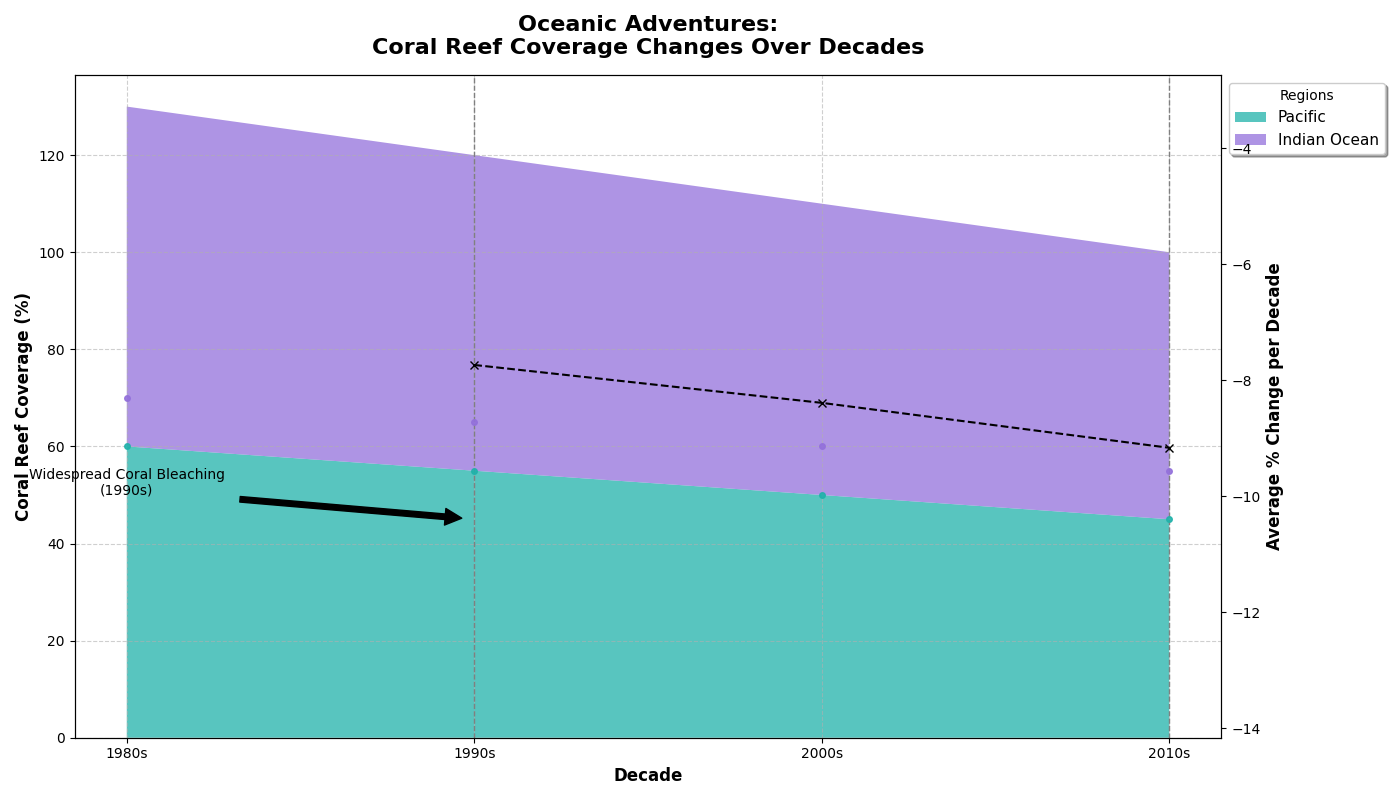

This chart was generated by the following Python code:
import matplotlib.pyplot as plt
import numpy as np

# Data preparation
decades = np.array(['1980s', '1990s', '2000s', '2010s'])
# Removing Caribbean data
# caribbean_reef = np.array([40, 35, 30, 25])
pacific_reef = np.array([60, 55, 50, 45])
indian_ocean_reef = np.array([70, 65, 60, 55])

# Stack the data for plotting
reef_data = np.vstack([pacific_reef, indian_ocean_reef])

# Plot the stacked area chart
fig, ax = plt.subplots(figsize=(14, 8))
ax.stackplot(decades, reef_data, labels=['Pacific', 'Indian Ocean'], 
             colors=['#20B2AA', '#9370DB'], alpha=0.75)

# Customize the chart with title and labels
ax.set_title('Oceanic Adventures:\nCoral Reef Coverage Changes Over Decades', fontsize=16, weight='bold', pad=15)
ax.set_xlabel('Decade', fontsize=12, weight='bold')
ax.set_ylabel('Coral Reef Coverage (%)', fontsize=12, weight='bold')

# Highlight specific decades with vertical lines
highlight_decades = ['1990s', '2010s']
for decade in highlight_decades:
    ax.axvline(x=decade, color='grey', linestyle='--', linewidth=1)

# Annotate significant points
ax.annotate('Widespread Coral Bleaching\n(1990s)', xy=('1990s', 45), xytext=('1980s', 50),
            arrowprops=dict(facecolor='black', shrink=0.05), fontsize=10, ha='center')

# Adding grid for better readability
ax.grid(visible=True, linestyle='--', alpha=0.6)

# Position the legend outside the plot
ax.legend(loc='upper left', bbox_to_anchor=(1, 1), title='Regions', fontsize=11, shadow=True)

# Add data points markers with corresponding lines
for y, color in zip(reef_data, ['#20B2AA', '#9370DB']):
    ax.plot(decades, y, marker='o', markersize=4, color=color, linestyle='None', alpha=0.9)

# Create an additional subplot for % change per decade
percent_change = np.diff(reef_data, axis=1) / reef_data[:, :-1] * 100
avg_percent_change = np.mean(percent_change, axis=0)

ax_change = ax.twinx()
ax_change.plot(decades[1:], avg_percent_change, color='black', linestyle='--', marker='x', label='Avg % Change')
ax_change.set_ylabel('Average % Change per Decade', fontsize=12, weight='bold')
ax_change.set_ylim(min(avg_percent_change) - 5, max(avg_percent_change) + 5)

# Tight layout to avoid clipping
plt.tight_layout()

# Show the plot
plt.show()
